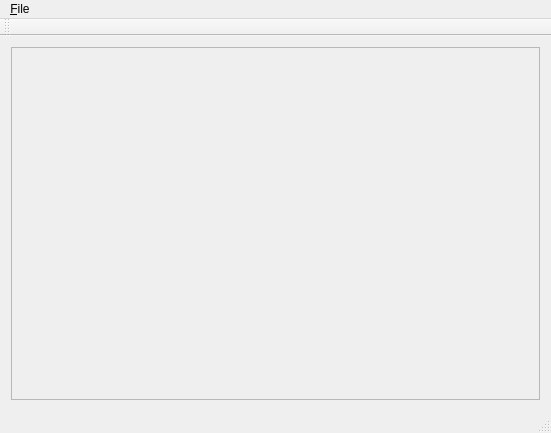
<?xml version="1.0" encoding="UTF-8"?>
<ui version="4.0">
 <class>MainWindow</class>
 <widget class="QMainWindow" name="MainWindow">
  <property name="geometry">
   <rect>
    <x>0</x>
    <y>0</y>
    <width>551</width>
    <height>433</height>
   </rect>
  </property>
  <property name="windowTitle">
   <string>MainWindow</string>
  </property>
  <widget class="QWidget" name="centralWidget">
   <layout class="QHBoxLayout" name="horizontalLayout_6">
    <item>
     <layout class="QHBoxLayout" name="horizontalLayout_7">
      <item>
       <widget class="QFrame" name="frame">
        <property name="frameShape">
         <enum>QFrame::StyledPanel</enum>
        </property>
        <property name="frameShadow">
         <enum>QFrame::Raised</enum>
        </property>
        <layout class="QHBoxLayout" name="horizontalLayout_8">
         <item>
          <widget class="Grid" name="gridWidget" native="true"/>
         </item>
        </layout>
       </widget>
      </item>
     </layout>
    </item>
   </layout>
  </widget>
  <widget class="QMenuBar" name="menuBar">
   <property name="geometry">
    <rect>
     <x>0</x>
     <y>0</y>
     <width>551</width>
     <height>22</height>
    </rect>
   </property>
   <widget class="QMenu" name="menu_File">
    <property name="title">
     <string>&amp;File</string>
    </property>
    <addaction name="newGame"/>
   </widget>
   <addaction name="menu_File"/>
  </widget>
  <widget class="QToolBar" name="mainToolBar">
   <attribute name="toolBarArea">
    <enum>TopToolBarArea</enum>
   </attribute>
   <attribute name="toolBarBreak">
    <bool>false</bool>
   </attribute>
  </widget>
  <widget class="QStatusBar" name="statusBar"/>
  <action name="newGame">
   <property name="text">
    <string>&amp;New Game...</string>
   </property>
  </action>
 </widget>
 <layoutdefault spacing="6" margin="11"/>
 <customwidgets>
  <customwidget>
   <class>Grid</class>
   <extends>QWidget</extends>
   <header>Grid.h</header>
   <container>1</container>
  </customwidget>
 </customwidgets>
 <resources/>
 <connections/>
</ui>
